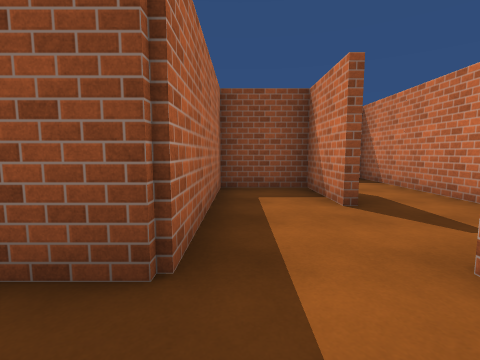
[1] (above)

17 first-person views from a walk through a scene from a Unity 3-D project. The camera is 1.3 m above the floor, tilts 6° down and sees 85° across. The floor is counted in squares, 1.8 m on a side. Each view is taken from the middle of a square. On the plan, view 1 faces up. The plan holds only what a view shows up to about 9 squares ahead; the rest is blank. The place goes on beyond the plan. The player is left out. Surface patterns are stand-ins for the level's own textures.

[2]
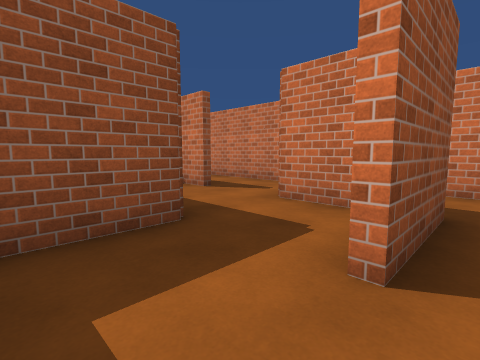

[3]
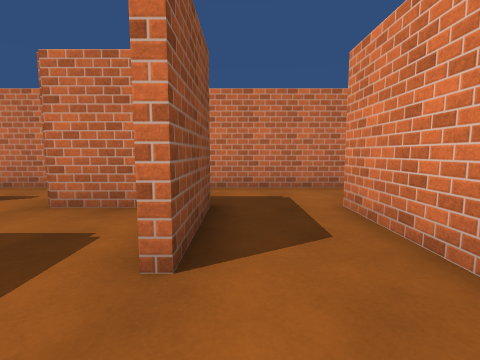

[4]
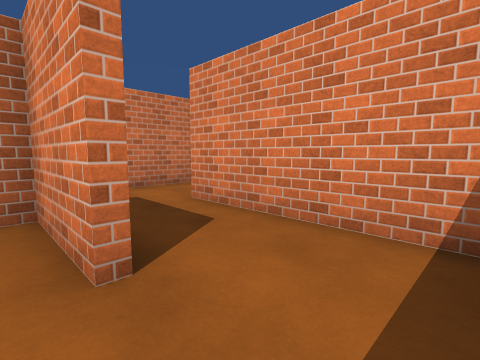

[5]
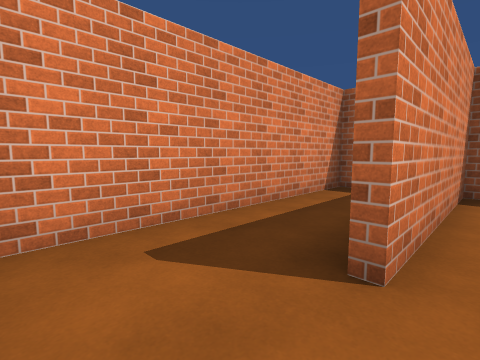

[6]
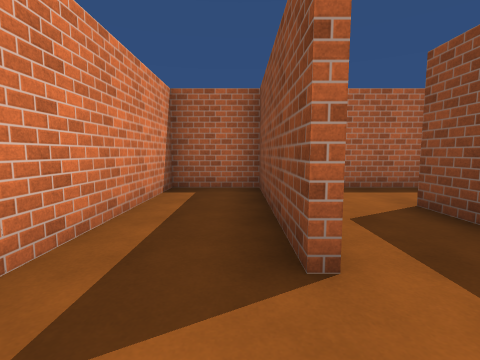

[7]
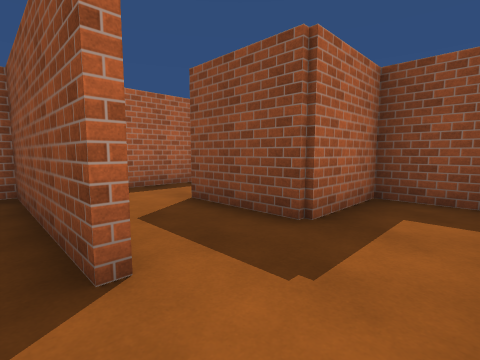

[8]
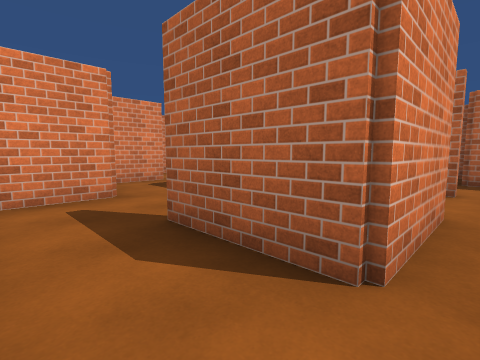

[9]
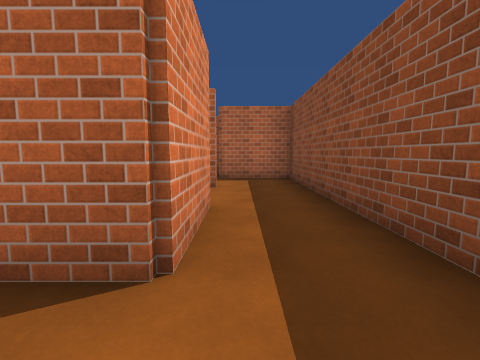

[10]
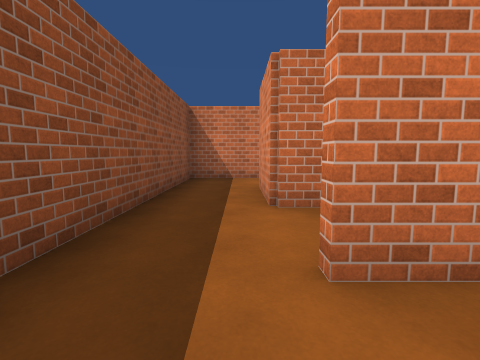

[11]
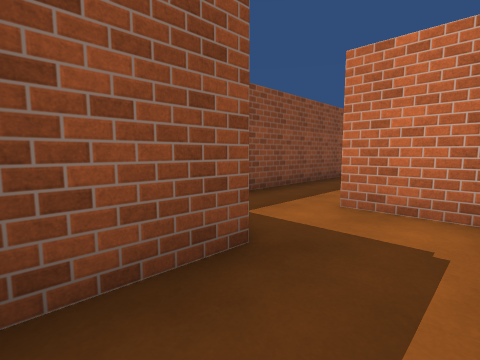

[12]
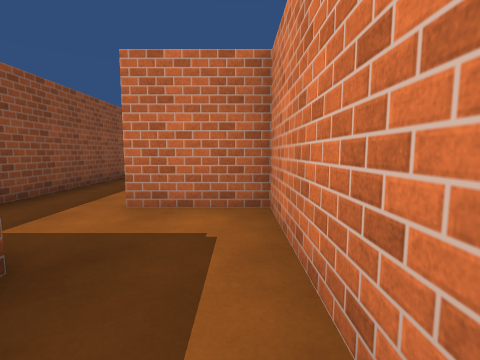

[13]
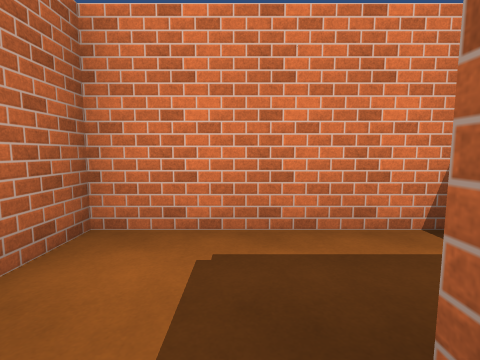

[14]
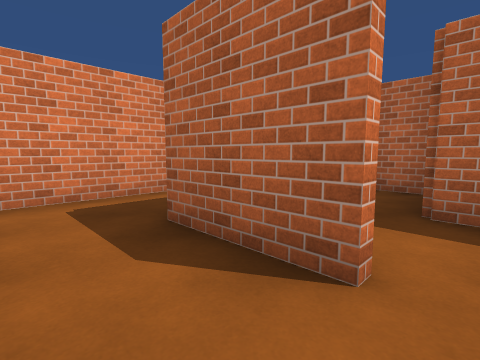

[15]
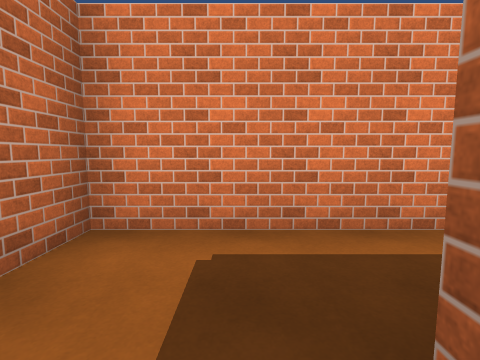

[16]
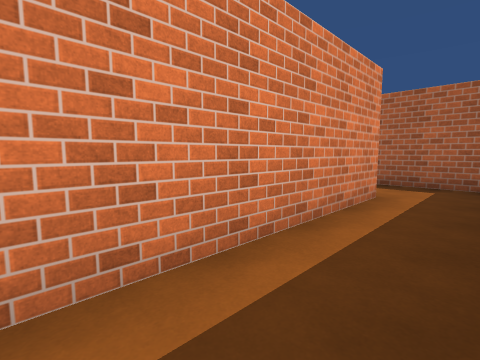

[17]
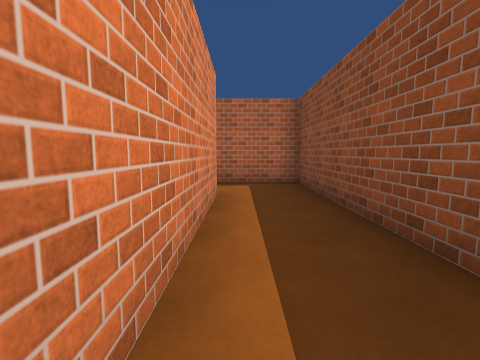

### Floor plan
Points are (right, up) in squares from view 1. A wall is a line through its corners. A room is listed if a view was taken in it or the views show most of it. See-through windows are left out.
Room 1 (views 1, 2, 3, 4)
walls: (-0.6, -0.4) (1.4, -0.4) (1.4, 1.6); (-2.5, -2.4) (1.5, -2.4); (-2.4, 0.8) (-2.4, -2.9); (-0.4, 1.4) (-2, 1.4); (1.6, -0.6) (-0.5, -0.6)
ways out: opening at (0.5, -2) to room 2; opening at (0, 1) to room 8
Room 2 (view 5)
walls: (3.4, -2.6) (3.4, -0.4); (2.9, 1.4) (1.6, 1.4) (1.6, -0.6)
ways out: opening at (0.5, -2) to room 1; opening at (2.5, -3) to room 3
Room 3 (views 6, 7)
walls: (1.6, -2.6) (-2.5, -2.6); (3.4, -3.8) (3.4, -2.6); (-2.4, -2.9) (-2.4, -4.4) (3, -4.4)
ways out: opening at (2.5, -3) to room 2
Room 4 (views 8, 9, 14)
walls: (-0.6, 5.6) (1.6, 5.6) (1.6, 3.5); (3.4, 3) (3.4, 7.4) (-2.5, 7.4)
ways out: opening at (-3, 6) to room 5; opening at (-2, 5) to room 7; opening at (2.5, 4.5)
Room 5 (views 10, 13)
walls: (-2.5, 7.4) (-4.4, 7.4) (-4.4, 5.4)
ways out: opening at (-3, 6) to room 4; opening at (-4, 5) to room 6
Room 6 (views 11, 12)
walls: (-6, 3.6) (-2.6, 3.6) (-2.6, 5.5); (-4.4, 5.4) (-6, 5.4); (-6.4, 5.4) (-6.4, 4.2)
ways out: opening at (-4, 5) to room 5
Room 7 (views 15, 16, 17)
walls: (-3.4, 3.4) (-8.4, 3.4) (-8.4, 1); (-6.5, 1.6) (-0.6, 1.6) (-0.6, 2.6); (-2.4, 5.6) (-2.4, 3.5); (-0.6, 4.9) (-0.6, 5.6)
ways out: opening at (-2, 5) to room 4; opening at (-8, 0.5)
Room 8 (no view inside)
walls: (1.4, 3.4) (1.4, 5.4) (-0.4, 5.4) (-0.4, 1.4)
ways out: opening at (0, 1) to room 1; opening at (1, 2.5)

Where each view was taken, in squares from view 1:
view 1: 0 up, 0 right, facing up
view 2: 1 down, 2 left, facing up-right
view 3: 1 down, 2 left, facing right
view 4: 0 up, 2 left, facing down-right
view 5: 2 down, 3 right, facing down-left
view 6: 3 down, 3 right, facing left
view 7: 3 down, 3 right, facing up-left
view 8: 6 up, 3 right, facing down-left
view 9: 6 up, 3 right, facing left
view 10: 6 up, 4 left, facing right
view 11: 4 up, 6 left, facing up-right
view 12: 4 up, 6 left, facing right
view 13: 6 up, 4 left, facing down
view 14: 6 up, 1 left, facing down-left
view 15: 4 up, 2 left, facing down
view 16: 3 up, 2 left, facing down-left
view 17: 2 up, 2 left, facing left
